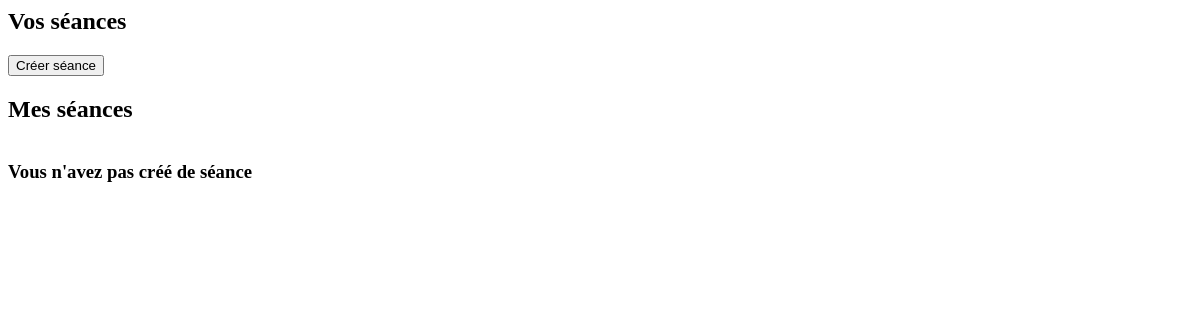
/templates/voirseance.php, run on an earlier commit of the app's database.
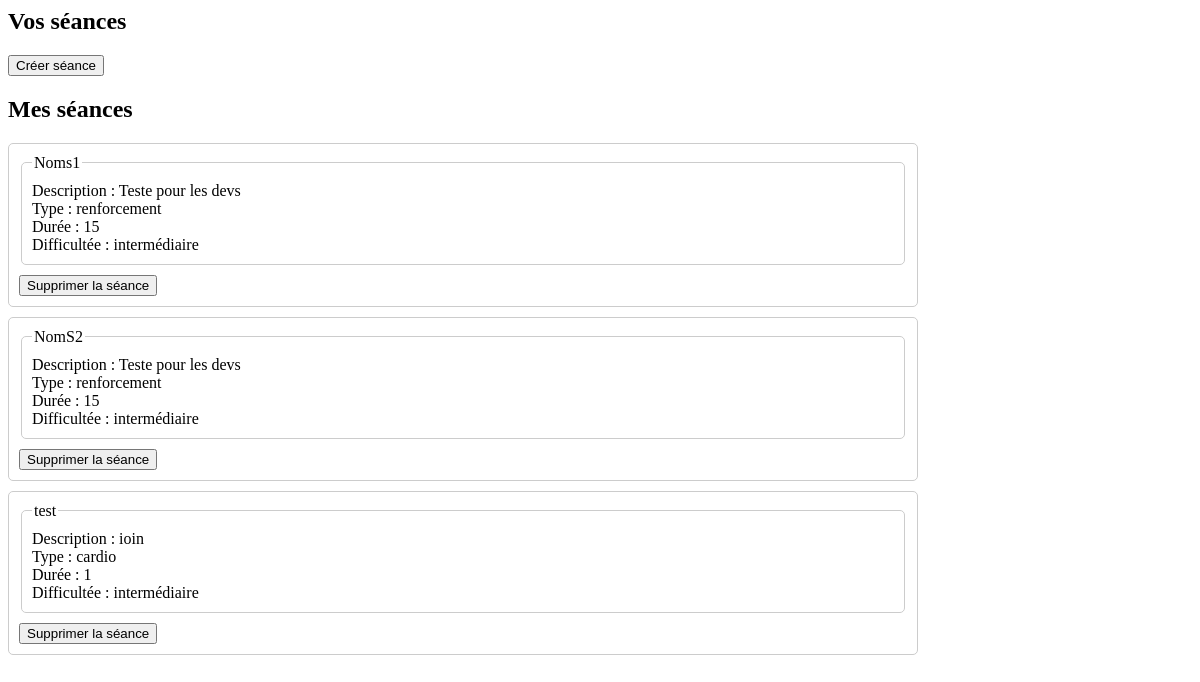
And on a later commit of the database.
### tables this page shows
CREATE TABLE IF NOT EXISTS `seance` (
                                        `ID_seance` int NOT NULL AUTO_INCREMENT,
                                        `ID_coach` int NOT NULL,
                                        `nom` text NOT NULL,
                                        `type` enum('cardio','renforcement','endurance') NOT NULL,
    `description` text NOT NULL,
    `duree` int NOT NULL,
    `difficulte` enum('débutant','intermédiaire','confirmé') NOT NULL,
    PRIMARY KEY (`ID_seance`)
    );

### libs/maLibSQL.pdo.php (called while the page is built, shortened)
<?php
function SQLSelect($sql)
{
 	global $BDD_host;
	global $BDD_base;
 	global $BDD_user;
 	global $BDD_password;
	try {
		$dbh = new PDO("mysql:host=$BDD_host;dbname=$BDD_base", $BDD_user, $BDD_password);
	} catch (PDOException $e) {
		die("<font color=\"red\">SQLSelect: Erreur de connexion : " . $e->getMessage() . "</font>");
	}
	$dbh->exec("SET CHARACTER SET utf8");
	$res = $dbh->query($sql);
	$num = $res->rowCount();
	if ($num==0) return false;
	else return $res;
}
?>

### templates/voirseance.php (the view, shortened to what this page needs)
<h2>Vos séances</h2>
<input type="button" onclick="changePage('index.php?view=gererEntrainement')" value="Créer séance">
<h2>Mes séances</h2>
<div id="Seances" class="seances">
    <?php
    include_once("libs/maLibSQL.pdo.php");
    $id_coach = $_SESSION["idUser"];
    $SQL = "SELECT * FROM seance WHERE ID_coach='$id_coach'";
    $data = SQLSelect($SQL);
    if (!($data)) {
        echo "<h3>Vous n'avez pas créé de séance</h3>";
    } else {
        foreach ($data as $seance) {
            $type = $seance["type"];
            $nom = $seance["nom"];
            $description = $seance["description"];
            $duree = $seance['duree'];
            $difficulte = $seance['difficulte'];
            $seanceId = $seance['ID_seance'];
            echo "<div class='seance-container'>";
            echo "<fieldset class='seance'>";
            echo "<legend>$nom</legend>";
            echo "<p>Description : $description</p>";
            echo "<p>Type : $type</p>";
            echo "<p>Durée : $duree</p>";
            echo "<p>Difficultée : $difficulte</p>";
            echo "</fieldset>";
            echo "<button onclick='deleteSeance($seanceId)'>Supprimer la séance</button>";
            echo "</div>";
        }
    }
    ?>
</div>

### templates/voirseance.php (style rules this page uses)
.seances { display: flex; flex-direction: column; align-items: flex-start; justify-content: center; }
.seance { display: flex; flex-direction: column; margin-bottom: 10px; padding: 10px; border: 1px solid #ccc; border-radius: 5px; }
.seance-container { margin-bottom: 10px; padding: 10px; border: 1px solid #ccc; border-radius: 5px; width: 75%; }
.seance p { margin-bottom: 0px; margin-top: 0px; }

What changed in the data, as far as the page shows it:
added seance: nom "Noms1", description "Teste pour les devs", type "renforcement", duree "15", difficulte "intermédiaire"
added seance: nom "NomS2", description "Teste pour les devs", type "renforcement", duree "15", difficulte "intermédiaire"
added seance: nom "test", description "ioin", type "cardio", duree "1", difficulte "intermédiaire"
Also different on the page:
text no longer shown: "Vous n'avez pas créé de séance"
